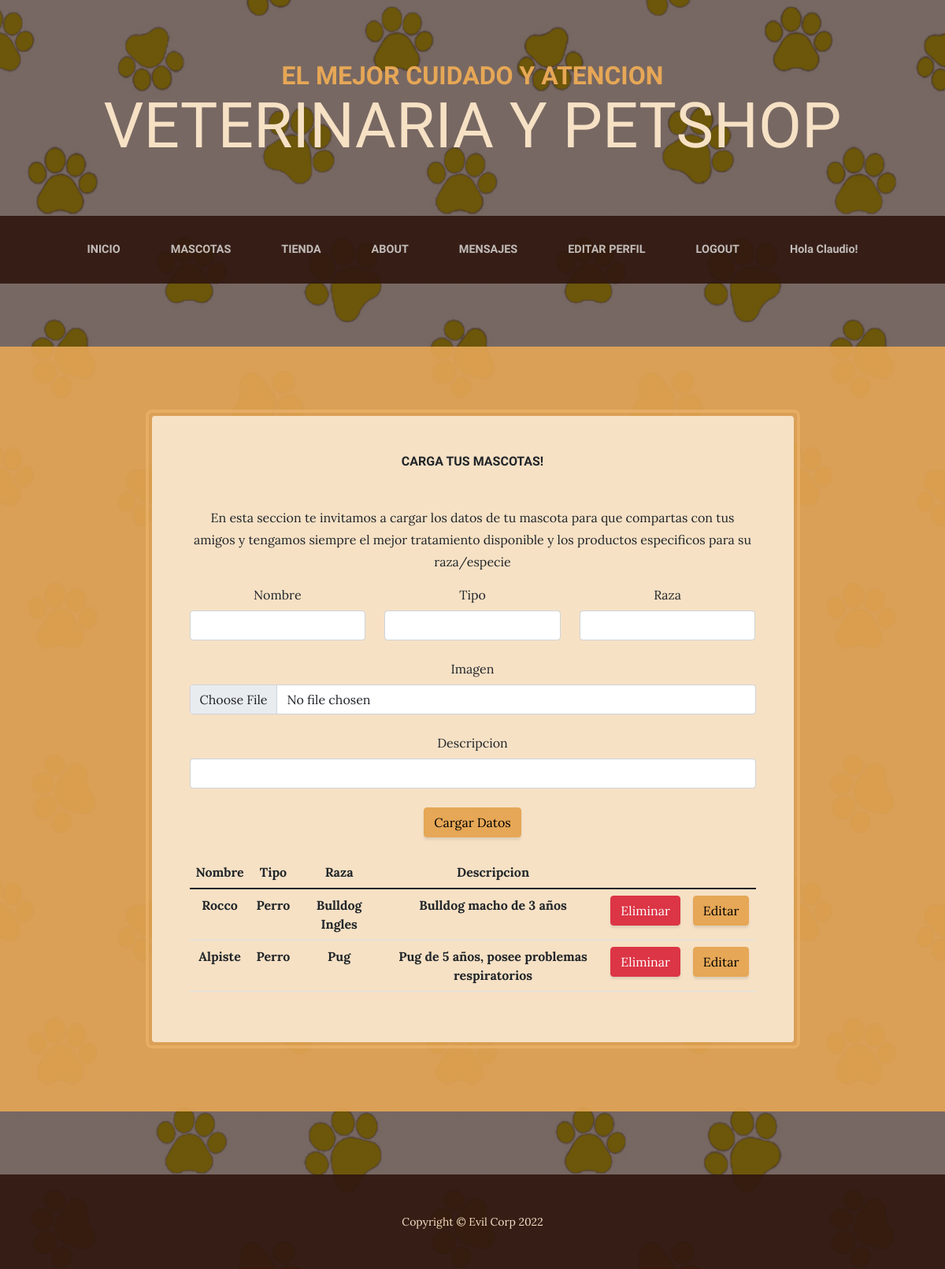
/appmascotas/mascotas/ (signed in), run on the app's committed database.
### appmascotas/models.py (models this page shows, shortened)
class mascotas(models.Model):
    id = models.AutoField(primary_key=True)
    nombre = models.CharField(max_length=100, verbose_name= 'Nombre')
    tipo = models.CharField(max_length=100, verbose_name= 'Tipo')
    imagen = models.ImageField(default='null', verbose_name="mascotas",upload_to="mascotas")
    descripcion = models.TextField(verbose_name= 'Descripción', null=True)
    raza = models.CharField(verbose_name= 'Raza', max_length=100, null=True)

### appmascotas/views.py (the view, shortened to what this page needs)
# urls.py: path('mascotas/', vista_mascotas, name="vet-mascotas"),
@login_required #decoradores para proteger las funciones, para las clases usar LoginRequiredMixin
def vista_mascotas(request):
    Mascotas = mascotas.objects.all()
    formulario = MascotaFormulario()
    contexto = {"mascotas":Mascotas, "mascota":formulario}
    return render(request, "cargatumascota.html", contexto)

### appmascotas/forms.py
class MascotaFormulario(ModelForm):
    nombre = CharField(widget= TextInput(attrs={"class": 'form-control'}), required=True )
    tipo = CharField(widget= TextInput(attrs={"class": 'form-control'}))
    imagen = ImageField(widget= FileInput( attrs={ "class": 'form-control'}))
    descripcion = CharField(widget=TextInput(attrs={"class": 'form-control'}))
    raza = CharField(widget= TextInput(attrs={"class": 'form-control'}))
    class Meta:
        model = mascotas
        fields = [
            'nombre',
            'tipo',
            'imagen',
            'descripcion',
            'raza'
        ]

### appmascotas/templates/cargatumascota.html (shortened to what this page needs)
{% extends 'apptienda/base.html' %} {% load static %} {% block titulo %} Carga
tus mascotas! {% endblock %} {% block Contenido %}
<p>
  En esta seccion te invitamos a cargar los datos de tu mascota para que
  compartas con tus amigos y tengamos siempre el mejor tratamiento disponible y
  los productos especificos para su raza/especie
</p>
<form method="POST">
  <div class="row">
    <div class="col-12 col-md-4 mb-4 mb-md-0">
      <label class="form-label">
        Nombre
      </label>
      {{ mascota.nombre }}
    </div>
    <div class="col-12 col-md-4 mb-4 mb-md-0">
      <label class="form-label">
        Tipo
      </label>
      {{ mascota.tipo }}
    </div>
    <div class="col-12 col-md-4 mb-4 mb-md-0">
      <label class="form-label text-capitalize">
        raza
      </label>
      {{ mascota.raza }}
    </div>
    <div class="col-12 my-4">
      <label class="form-label text-capitalize">
        Imagen
      </label>
      {{ mascota.imagen }}
    </div>
    <div class="col-12 mb-4 mb-md-0">
      <label class="form-label text-capitalize">
        descripcion
      </label>
      {{ mascota.descripcion }}
    </div>
  </div>
  <div class="row mt-4">
    <div class="col-12">
      <input type="submit" class="btn btn-primary" value="Cargar Datos" />
    </div>
  </div>
</form>
{% if mascotas %}
<div class="table-responsive mt-4">
  <table class="table caption-top">
    <thead>
      <tr>
        <th>Nombre</th>
        <th>Tipo</th>
        <th>Raza</th>
        <th>Descripcion</th>
        <th></th>
        <th></th>
      </tr>
    </thead>
    <tbody>
      {% for item in mascotas %}
      <tr>
        <th>
          {{ item.nombre }}
        </th>
        <th>
          {{ item.tipo }}
        </th>
        <th>
          {{ item.raza }}
        </th>
        <th>
          {{ item.descripcion }}
        </th>
        <th>
          <a href="{% url 'mascota-borrar' item.id %}" class="btn btn-danger">
            Eliminar
          </a>
        </th>
        <th>
          <a href="{% url 'mascota-editar' item.id %}" class="btn btn-primary">
            Editar
          </a>
        </th>
      </tr>
      {% endfor %}
    </tbody>
  </table>
</div>
{% else %}
<p class="mt-4">Ups! de momento no hay mascotas cargadas</p>
<p>Se el primero en compartir con tus amigos!</p>
{% endif %} {% endblock %}

### apptienda/templates/apptienda/base.html (shortened to what this page needs)
<!DOCTYPE html>
<html lang="en">
  {% load static %}
  <head>
    <link href="{% static 'css/styles.css'%}" rel="stylesheet" />
  </head>
  <body>
    <header>
      <h1 class="site-heading text-center text-faded d-none d-lg-block">
        <span class="site-heading-upper text-primary mb-3">
          El mejor cuidado y atencion
        </span>
        <span class="site-heading-lower">Veterinaria y PetShop</span>
      </h1>
    </header>
    <nav class="navbar navbar-expand-lg navbar-dark py-lg-4" id="mainNav">
      <div class="container">
        <div class="collapse navbar-collapse" id="navbarSupportedContent">
          <ul class="navbar-nav mx-auto">
            <li class="nav-item px-lg-4">
              <a
                class="nav-link text-uppercase"
                href="{% url 'tienda-inicio' %}"
              >
                INICIO
              </a>
            </li>
            <li class="nav-item px-lg-4">
              <a
                class="nav-link text-uppercase"
                href="{% url 'vet-mascotas' %}"
              >
                MASCOTAS
              </a>
            </li>
            <li class="nav-item px-lg-4">
              <a class="nav-link text-uppercase" href="{% url 'vet-tienda' %}">
                TIENDA
              </a>
            </li>
            <li class="nav-item px-lg-4">
              <a class="nav-link text-uppercase" href="{% url 'vet-about' %}">
                ABOUT
              </a>
            </li>
            <li class="nav-item px-lg-4">
              <a
                class="nav-link text-uppercase"
                href="{% url 'vet-mensajes' %}"
              >
                MENSAJES
              </a>
            </li>
            {% if request.user.is_authenticated %}
            <li class="nav-item px-lg-4">
              <a class="nav-link text-uppercase" href="{% url 'vet-perfil' %}">
                EDITAR PERFIL
              </a>
            </li>
            <li class="nav-item px-lg-4">
              <a class="nav-link text-uppercase" href="{% url 'vet-logout' %}">
                LOGOUT
              </a>
            </li>
            <li class="nav-item px-lg-4">
              <a class="nav-link" href="">Hola {{request.user.username}}!</a>
            </li>
            {% else %}
            <li class="nav-item px-lg-4">
              <a class="nav-link text-uppercase" href="{% url 'vet-login' %}">
                LOGIN
              </a>
            </li>
            {% endif %}
          </ul>
        </div>
      </div>
    </nav>
    <section class="page-section cta">
      <div class="container">
        <div class="row">
          <div class="col-xl-9 mx-auto">
            <div class="cta-inner bg-faded text-center rounded">
              <h2 class="section-heading mb-5">
                <span class="section-heading-upper">
                  {% block titulo %}{% endblock %}
                </span>
              </h2>
              {% block Contenido %}{% endblock %}
            </div>
          </div>
        </div>
      </div>
    </section>
    <footer class="footer text-faded text-center py-5">
      <div class="container">
        <p class="m-0 small">Copyright &copy; Evil Corp 2022</p>
      </div>
    </footer>
  </body>
</html>

### data on the page
mascotas: nombre "Rocco", tipo "Perro", raza "Bulldog Ingles", descripcion "Bulldog macho de 3 años"
mascotas: nombre "Alpiste", tipo "Perro", raza "Pug", descripcion "Pug de 5 años, posee problemas respiratorios"

### other printed values
{{ request.user.username }} "Claudio"
